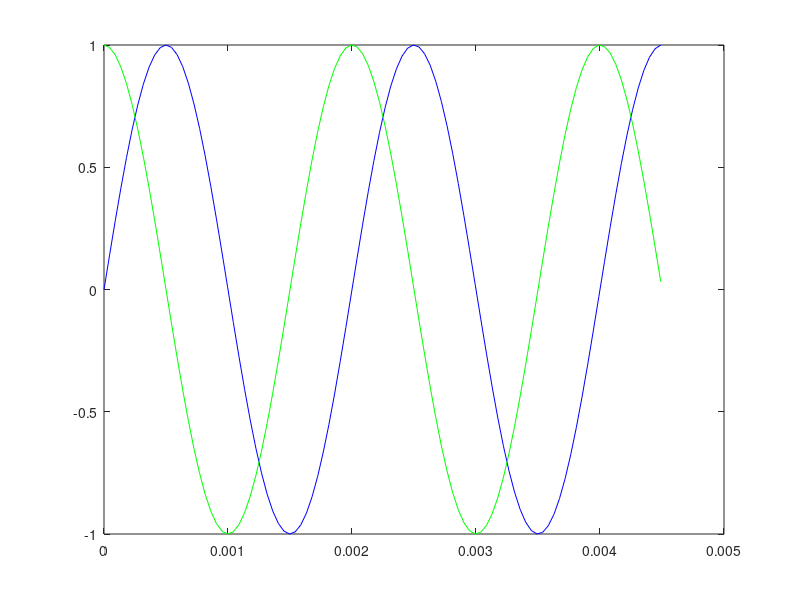

The MATLAB script that drew this image:
srate = 22050;      % sampling rate
t = 0:1/srate:5;      % time

% wave generation at 500Hz
s = sin(2*pi*500*t);    
c = cos(2*pi*500*t);

% saving audio to file
audiowrite('abc.wav',s,srate);
audiowrite('def.wav',c,srate);

% plotting the first 100 samples
plot(t(1:100),s(1:100),'-b',t(1:100),c(1:100),'-g');